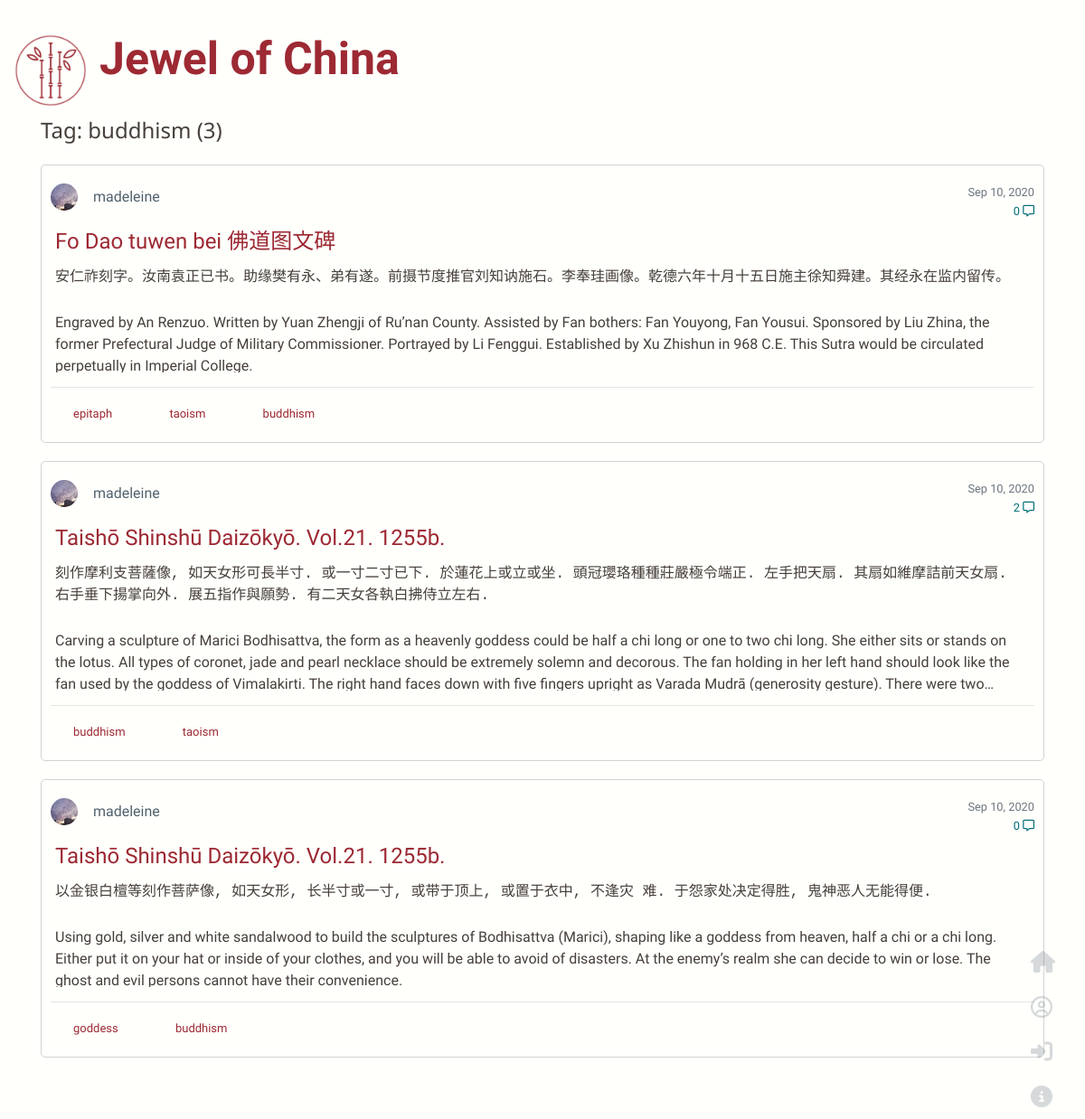
The app's page /tag/buddhism with its own data.
### flaskwebsite/models.py (models this page shows, shortened)
class Tag(db.Model):
    tag_id = db.Column(db.Integer, primary_key=True)
    name = db.Column(db.String(20))

class Post(db.Model):
    post_id = db.Column(db.Integer, primary_key=True)
    title = db.Column(db.String(100), nullable=False)
    date_posted = db.Column(db.DateTime, nullable=False, default=datetime.utcnow)
    chinese_content = db.Column(db.Text, nullable=False)
    content = db.Column(db.Text, nullable=False)
    user_id = db.Column(db.Integer, db.ForeignKey('user.id'), nullable=False)
    total_comments = db.Column(db.Integer, nullable=True, default=0)
    tags = db.relationship('Tag', secondary=tags, backref=db.backref('post_tags', lazy='dynamic'))
    comments = db.relationship('Comment', backref='comments', lazy=True)

class User(db.Model, UserMixin):
    id = db.Column(db.Integer, primary_key=True)
    username = db.Column(db.String(20), unique=True, nullable=False)
    email = db.Column(db.String(120), unique=True, nullable=False)
    image_file = db.Column(db.String(20), nullable=False, default='default.jpg')
    password = db.Column(db.String(60), nullable=False)
    posts = db.relationship('Post', backref='author', lazy=True)

### flaskwebsite/routes.py (the view)
@app.route('/tag/<tag>')
def search_tag(tag):
    page = request.args.get('page', 1, type=int)
    tag = tag.replace('%20', ' ')
    tag = Tag.query.filter_by(name=tag).first_or_404()
    name = tag.name
    posts = tag.post_tags.order_by(Post.date_posted.desc())\
        .paginate(page=page, per_page=5)
    return render_template('tag.html', tag_name=name, posts=posts)

### flaskwebsite/templates/tag.html
{% extends "layout.html" %}
{% block content %}
<div class="container">
    <div class="mb-5">
        <div class="post-section">Tag: {{ tag_name }} ({{posts.total}})</div>
            <div class="post-field">
            {% for post in posts.items %}
                <article class="media post">
                    <div class="media-body">
                        <div class="article-metadata">
                             <img class="rounded-circle article-img" src="{{url_for('static',
                    filename='profile_pics/' + post.author.image_file)}}">
                            <a class="article-author ml-2" href="{{url_for('user_posts', username=post.author.username)}}">{{ post.author.username }}</a>
                            <small class="text-muted time">{{ post.date_posted.strftime('%b %d, %Y')}}</small>
                            <div >
                                <small class="comment-icon">{{ post.total_comments}}  <i class='far fa-comment-alt'></i></small>
                            </div>
                        </div>
                            <a class="article-title" href="{{url_for('post', post_id=post.post_id)}}">{{ post.title }}</a>
                            <p class="chinese limit">{{ post.chinese_content |safe}}</p>
                            <p class="article-content limit">{{ post.content |safe}}</p>
                        <hr>
                            {% for tag in post.tags %}
                                <a href="{{ url_for('search_tag', tag=tag.name)}}" class="col-sm-1 tag">
                                {{ tag.name }}
                                </a>
                            {% endfor %}
                    </div>
                </article>
            {% endfor %}
            </div>
    </div>
</div>
{% endblock %}

### flaskwebsite/static/main.css (style rules this page uses)
:root { --bgcolor: #fffffc; --primary: #9d2933; --secendory: #50616d; --third: #463f3a; --english: "Nunito"; --title: "La Belle Aurore"; --sub-title: "Noto Sans"; }
body { background-color: var(--bgcolor); color: var(--third); background-image: url("https://www.transparenttextures.com/patterns/cream-dust.png"); font-family: var(--english), sans-serif; min-height: 100vh; padding-bottom: 20px; }
.article-title { padding: 5px; color: var(--primary); font-size: x-large; display: block; }
.chinese { font-family: KaiTi, monospace; padding: 5px; }
.post { border-radius: 5px; border: solid 1px lightgrey; background-color: var(--bgcolor); margin-bottom: 20px; margin-top: 20px; padding: 20px 10px; }
.post-section { font-size: x-large; color: var(--third); font-family: var(--sub-title), sans-serif; }
.article-author { color: var(--secendory); margin-right: 30px; padding-bottom: 50px; }
.article-metadata { padding-bottom: 10px; }
.article-content { padding: 5px; font-family: var(--english); }
.limit { display: -webkit-box; -webkit-line-clamp: 3; -webkit-box-orient: vertical; overflow: hidden; text-overflow: ellipsis; line-height: 1.5em; max-height: 4.5em; }
.article-img { height: 30px; width: 30px; margin-right: 5px; margin-bottom: 1px; }
.tag { font-size: small; color: var(--primary); margin-right: 20px; margin-left: 10px; }
.time { float: right }
.comment-icon { color: #006d77; display: block; float: right; margin-top: -10px; }
img { width:100%; height:100%; }

### records on screen
Tag: name "buddhism"
Post: image_file (picture), author.username "madeleine", date_posted "Sep 10, 2020", total_comments "0", title "Fo Dao tuwen bei 佛道图文碑", chinese_content "安仁祚刻字。汝南袁正已书。助缘樊有永、弟有遂。前摄节度推官刘知讷施石。李奉珪画像。乾德六年十月十五日施主徐知舜建。其经永在监内留传。", content "Engraved by An Renzuo. Written by Yuan Zhengji of Ru’nan County. Assisted by Fan bothers: Fan Youyong, Fan Yousui. Sponsored by Liu Zhina, the former Prefectural Judge of Military Commissioner. Portrayed by Li Fenggui. Established by Xu Zhishun in 968 C.E. This Sutra would be circulated perpetually in Imperial College."
Tag: name "epitaph"
Tag: name "taoism"
Post: image_file (picture), author.username "madeleine", date_posted "Sep 10, 2020", total_comments "2", title "Taishō Shinshū Daizōkyō. Vol.21. 1255b.", chinese_content "刻作摩利支菩薩像, 如天女形可長半寸. 或一寸二寸已下. 於蓮花上或立或坐. 頭冠瓔珞種種莊嚴極令端正. 左手把天扇. 其扇如維摩詰前天女扇. 右手垂下揚掌向外. 展五指作與願勢. 有二天女各執白拂侍立左右.", content "Carving a sculpture of Marici Bodhisattva, the form as a heavenly goddess could be half a chi long or one to two chi long. She either sits or stands on the lotus. All types of coronet, jade and pearl necklace should be extremely solemn and decorous. The fan holding in her left hand should look like the fan used by the goddess of Vimalakirti. The right hand faces down with five fingers upright as Varada Mudrā (generosity gesture). There were…"
Post: image_file (picture), author.username "madeleine", date_posted "Sep 10, 2020", total_comments "0", title "Taishō Shinshū Daizōkyō. Vol.21. 1255b.", chinese_content "以金银白檀等刻作菩萨像, 如天女形, 长半寸或一寸, 或带于顶上, 或置于衣中, 不逢灾 难. 于怨家处决定得胜, 鬼神恶人无能得便.", content "Using gold, silver and white sandalwood to build the sculptures of Bodhisattva (Marici), shaping like a goddess from heaven, half a chi or a chi long. Either put it on your hat or inside of your clothes, and you will be able to avoid of disasters. At the enemy’s realm she can decide to win or lose. The ghost and evil persons cannot have their convenience."
Tag: name "goddess"

### other values on screen
{{ posts.total }} "3"
